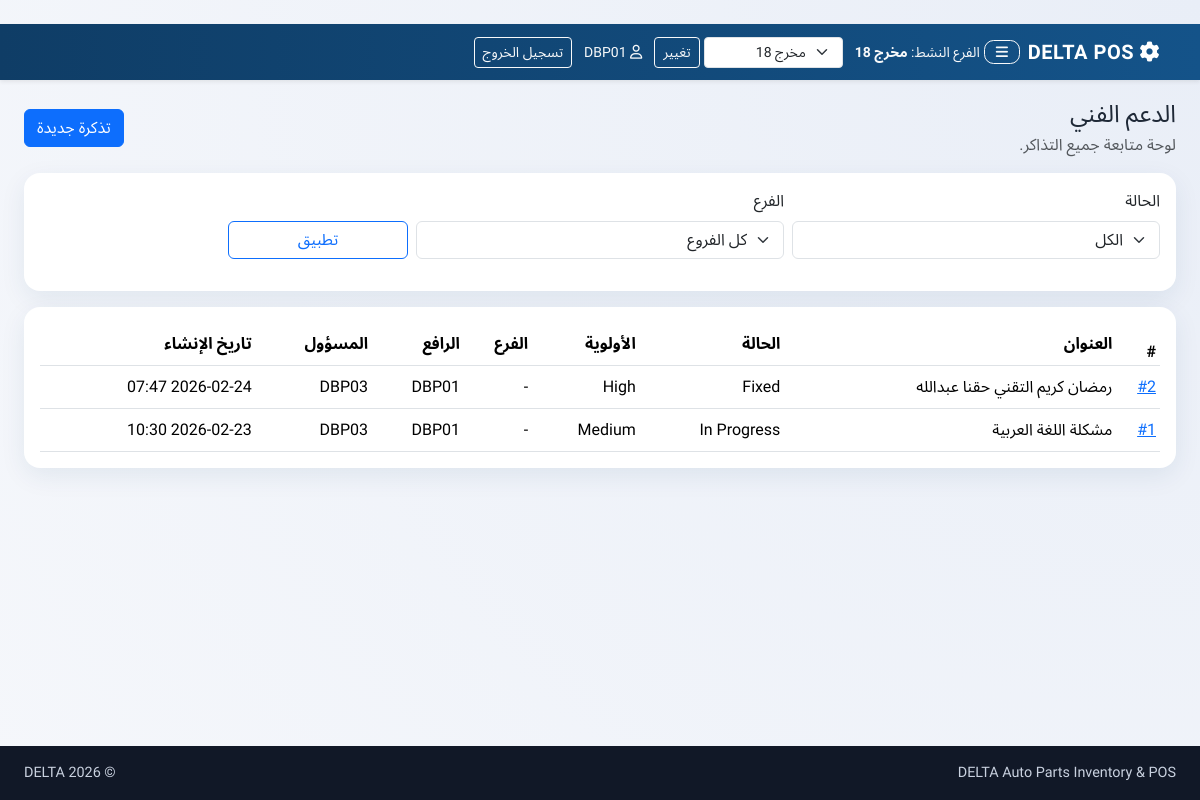
The page /inventory/tickets/ (signed in) on the database its author committed.
### inventory/models.py (models this page shows, shortened)
class Branch(models.Model):
    name = models.CharField(max_length=50)
    code = models.CharField(max_length=10, unique=True)

class Ticket(models.Model):
    class Priority(models.TextChoices):
        LOW = "low", "Low"
        MEDIUM = "medium", "Medium"
        HIGH = "high", "High"
    class Status(models.TextChoices):
        NEW = "new", "New"
        OPEN = "open", "Open"
        IN_PROGRESS = "in_progress", "In Progress"
        FIXED = "fixed", "Fixed"
    title = models.CharField(max_length=200)
    description = models.TextField()
    branch = models.ForeignKey(
        Branch,
        on_delete=models.SET_NULL,
        null=True,
        blank=True,
        related_name="tickets",
    )
    priority = models.CharField(max_length=20, choices=Priority.choices, default=Priority.MEDIUM)
    screenshot = models.FileField(upload_to="tickets/screenshots/", blank=True, null=True)
    reporter = models.ForeignKey(
        User,
        on_delete=models.CASCADE,
        related_name="reported_tickets",
    )
    assignee = models.ForeignKey(
        User,
        on_delete=models.SET_NULL,
        null=True,
        blank=True,
        related_name="assigned_tickets",
    )
    status = models.CharField(max_length=20, choices=Status.choices, default=Status.NEW)
    internal_notes = models.TextField(blank=True, default="")
    created_at = models.DateTimeField(default=timezone.now, db_index=True)
    updated_at = models.DateTimeField(auto_now=True)
    class Meta:
        ordering = ["-created_at"]
        indexes = [
            models.Index(fields=["status", "created_at"]),
            models.Index(fields=["reporter", "created_at"]),
            models.Index(fields=["assignee", "created_at"]),
            models.Index(fields=["branch", "status", "created_at"]),
        ]

### inventory/views.py (the view)
# urls.py: path("tickets/", views.ticket_list, name="ticket_list"),
@login_required
def ticket_list(request):
    tech = is_tech_user(request.user)
    status_filter = (request.GET.get("status") or "").strip()
    branch_filter_raw = (request.GET.get("branch") or "").strip()
    tickets = Ticket.objects.select_related("branch", "reporter", "assignee").order_by("-created_at")
    if not tech:
        tickets = tickets.filter(reporter=request.user)
    if status_filter and status_filter in Ticket.Status.values:
        tickets = tickets.filter(status=status_filter)
    if branch_filter_raw.isdigit():
        tickets = tickets.filter(branch_id=int(branch_filter_raw))
    page_obj = Paginator(tickets, 25).get_page(request.GET.get("page"))
    return render(
        request,
        "inventory/ticket_list.html",
        {
            "tickets": page_obj.object_list,
            "page_obj": page_obj,
            "status_choices": Ticket.Status.choices,
            "selected_status": status_filter,
            "selected_branch": int(branch_filter_raw) if branch_filter_raw.isdigit() else None,
            "branch_choices": Branch.objects.all().order_by("name"),
            "is_tech_user": tech,
        },
    )

### inventory/views.py (called while the page is built)
def is_tech_user(user) -> bool:
    if not user.is_authenticated:
        return False
    if user.is_superuser or user.username.strip().casefold() == "abdullah":
        return True
    profile = _get_or_create_profile(user)
    return bool(
        profile.role == "tech"
        or user.groups.filter(name__in=["tech", "support"]).exists()
    )

### inventory/templates/inventory/ticket_list.html (shortened to what this page needs)
﻿{% extends 'inventory/base.html' %}
{% block content %}
<div class="container-fluid px-3 px-lg-4">
    <div class="d-flex justify-content-between align-items-center mb-3">
        <div>
            <h1 class="h4 mb-1">الدعم الفني</h1>
            <p class="text-muted mb-0">
                {% if is_tech_user %}
                    لوحة متابعة جميع التذاكر.
                {% else %}
                    يمكنك متابعة تذاكرك ورفع طلب جديد.
                {% endif %}
            </p>
        </div>
        <a class="btn btn-primary" href="{% url 'ticket_create' %}">تذكرة جديدة</a>
    </div>
    <div class="card delta-card mb-3">
        <div class="card-body">
            <form method="get" class="row g-2 align-items-end">
                <div class="col-md-4">
                    <label class="form-label">الحالة</label>
                    <select name="status" class="form-select">
                        <option value="">الكل</option>
                    </select>
                </div>
                {% if is_tech_user %}
                <div class="col-md-4">
                    <label class="form-label">الفرع</label>
                    <select name="branch" class="form-select">
                        <option value="">كل الفروع</option>
                    </select>
                </div>
                {% endif %}
                <div class="col-md-2 d-grid">
                    <button type="submit" class="btn btn-outline-primary">تطبيق</button>
                </div>
            </form>
        </div>
    </div>
    <div class="card delta-card">
        <div class="card-body">
            <div class="table-responsive">
                <table class="table table-sm align-middle mb-0">
                    <thead>
                        <tr>
                            <th>#</th>
                            <th>العنوان</th>
                            <th>الحالة</th>
                            <th>الأولوية</th>
                            <th>الفرع</th>
                            <th>الرافع</th>
                            <th>المسؤول</th>
                            <th>تاريخ الإنشاء</th>
                        </tr>
                    </thead>
                    <tbody>
                        {% for ticket in tickets %}
                            <tr>
                                <td><a href="{% url 'ticket_detail' ticket.id %}">#{{ ticket.id }}</a></td>
                                <td>{{ ticket.title }}</td>
                                <td>{{ ticket.get_status_display }}</td>
                                <td>{{ ticket.get_priority_display }}</td>
                                <td>{{ ticket.branch.name|default:'-' }}</td>
                                <td>{{ ticket.reporter.username }}</td>
                                <td>{{ ticket.assignee.username|default:'-' }}</td>
                                <td>{{ ticket.created_at|date:"Y-m-d H:i" }}</td>
                            </tr>
                        {% empty %}
                            <tr><td colspan="8" class="text-center text-muted py-4">لا توجد تذاكر.</td></tr>
                        {% endfor %}
                    </tbody>
                </table>
            </div>
        </div>
    </div>
</div>
{% endblock %}

### inventory/templates/inventory/base.html (shortened to what this page needs)
﻿{% load static i18n %}
<!doctype html>
<html lang="{{ LANGUAGE_CODE|default:'ar' }}" dir="{% if LANGUAGE_CODE == 'ar' %}rtl{% else %}ltr{% endif %}">
<head>
    <link href="https://cdn.jsdelivr.net/npm/bootstrap@5.3.3/dist/css/bootstrap.min.css" rel="stylesheet">
    <link rel="stylesheet" href="https://cdnjs.cloudflare.com/ajax/libs/font-awesome/6.5.2/css/all.min.css">
</head>
<body>
<nav class="navbar navbar-expand-lg navbar-dark shadow-sm">
    <div class="container-fluid px-3 px-lg-4">
        <div class="d-flex align-items-center gap-2">
            <a class="navbar-brand mb-0" href="{% url 'part_search' %}">
                <i class="fa-solid fa-gear"></i>
                DELTA POS
            </a>
            {% if user.is_authenticated %}
                <button
                    id="deltaMenuToggle"
                    class="btn btn-sm btn-outline-light delta-menu-btn"
                    type="button"
                    aria-controls="deltaNavPanel"
                    aria-expanded="false"
                    aria-label="Toggle navigation menu"
                >
                    <i class="fa-solid fa-bars"></i>
                </button>
            {% endif %}
        </div>
        {% if user.is_authenticated %}
            <div class="ms-auto d-flex align-items-center justify-content-end flex-wrap gap-2">
                <span class="text-light small px-1">
                    الفرع النشط:
                    <strong>{{ nav_active_branch.name|default:"غير محدد" }}</strong>
                </span>
                {% if nav_is_admin %}
                    <form method="post" action="{% url 'set_active_branch' %}" class="d-flex align-items-center gap-1 m-0">
                        <select name="active_branch" class="form-select form-select-sm">
                            {% for branch in nav_branch_options %}
                                <option value="{{ branch.id }}" {% if nav_active_branch and nav_active_branch.id == branch.id %}selected{% endif %}>{{ branch.name }}</option>
                            {% endfor %}
                        </select>
                        <button class="btn btn-sm btn-outline-light" type="submit">تغيير</button>
                    </form>
                {% endif %}
                <span class="text-light small px-1">
                    <i class="fa-regular fa-user"></i>
                    {{ user.username }}
                </span>
                <form method="post" action="{% url 'logout' %}" class="m-0">
                    <button class="btn btn-sm btn-outline-light" type="submit">تسجيل الخروج</button>
                </form>
            </div>
        {% endif %}
    </div>
</nav>
<main>
    <div class="content-shell">
        {% block content %}{% endblock %}
    </div>
</main>
<footer>
    <div class="container-fluid px-3 px-lg-4 d-flex flex-column flex-md-row justify-content-between">
        <span>DELTA Auto Parts Inventory & POS</span>
        <span>© {% now "Y" %} DELTA</span>
    </div>
</footer>
</body>
</html>

### rows shown on the page
Branch: name "مخرج 18"
Ticket: id "2", title "رمضان كريم التقني حقنا عبدالله", status "Fixed", priority "High", branch.name "-", reporter.username "DBP01", assignee.username "DBP03", created_at "2026-02-24 07:47"
Ticket: id "1", title "مشكلة اللغة العربية", status "In Progress", priority "Medium", branch.name "-", reporter.username "DBP01", assignee.username "DBP03", created_at "2026-02-23 10:30"

### other values the page prints
{{ user.username }} "DBP01"
form field active_branch "مخرج 18"
